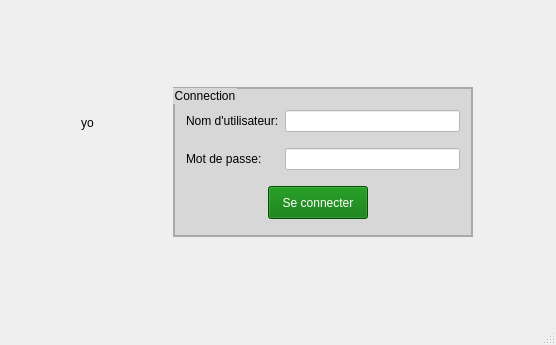
<?xml version="1.0" encoding="UTF-8"?>
<ui version="4.0">
 <class>MainWindow</class>
 <widget class="QMainWindow" name="MainWindow">
  <property name="geometry">
   <rect>
    <x>0</x>
    <y>0</y>
    <width>556</width>
    <height>345</height>
   </rect>
  </property>
  <property name="minimumSize">
   <size>
    <width>556</width>
    <height>345</height>
   </size>
  </property>
  <property name="maximumSize">
   <size>
    <width>556</width>
    <height>345</height>
   </size>
  </property>
  <property name="cursor">
   <cursorShape>IBeamCursor</cursorShape>
  </property>
  <property name="windowTitle">
   <string>Login</string>
  </property>
  <property name="styleSheet">
   <string notr="true">QMainWindow{
	background-image: url(:/img/img/hero-background-15.jpg);
}</string>
  </property>
  <widget class="QWidget" name="centralWidget">
   <layout class="QGridLayout" name="gridLayout_2">
    <item row="1" column="4" rowspan="2">
     <widget class="QGroupBox" name="groupBox">
      <property name="minimumSize">
       <size>
        <width>300</width>
        <height>150</height>
       </size>
      </property>
      <property name="maximumSize">
       <size>
        <width>300</width>
        <height>150</height>
       </size>
      </property>
      <property name="styleSheet">
       <string notr="true">QGroupBox{
	background-color: rgba(191, 191, 191, 0.5);
	color: #000;
	border: 2px solid darkgray;
}</string>
      </property>
      <property name="title">
       <string>Connection</string>
      </property>
      <layout class="QGridLayout" name="gridLayout">
       <item row="1" column="0" colspan="2">
        <widget class="QLabel" name="label_2">
         <property name="text">
          <string>Nom d'utilisateur:</string>
         </property>
        </widget>
       </item>
       <item row="3" column="0">
        <widget class="QLabel" name="label_3">
         <property name="text">
          <string>Mot de passe:</string>
         </property>
        </widget>
       </item>
       <item row="2" column="0">
        <spacer name="verticalSpacer_3">
         <property name="orientation">
          <enum>Qt::Vertical</enum>
         </property>
         <property name="sizeType">
          <enum>QSizePolicy::Fixed</enum>
         </property>
         <property name="sizeHint" stdset="0">
          <size>
           <width>20</width>
           <height>5</height>
          </size>
         </property>
        </spacer>
       </item>
       <item row="1" column="2">
        <widget class="QLineEdit" name="inpUsername">
         <property name="styleSheet">
          <string notr="true">QLineEdit{
	background-color: #fff;
	color:  #000;
}</string>
         </property>
        </widget>
       </item>
       <item row="5" column="1" colspan="2">
        <layout class="QHBoxLayout" name="horizontalLayout">
         <item>
          <widget class="QPushButton" name="pushButton">
           <property name="minimumSize">
            <size>
             <width>100</width>
             <height>30</height>
            </size>
           </property>
           <property name="maximumSize">
            <size>
             <width>100</width>
             <height>16777215</height>
            </size>
           </property>
           <property name="cursor">
            <cursorShape>PointingHandCursor</cursorShape>
           </property>
           <property name="styleSheet">
            <string notr="true">QPushButton{
	background-color: rgb(0, 113, 0);
	height: 25px;
	width: 70px;
	font: 81 italic 11pt &quot;Fira Sans Compressed ExtraBold&quot;;
	color: #fff;
}

QPushButton:pressed{
	background-color: rgb(0, 85, 0);
}</string>
           </property>
           <property name="text">
            <string>Se connecter</string>
           </property>
          </widget>
         </item>
         <item>
          <spacer name="horizontalSpacer_4">
           <property name="orientation">
            <enum>Qt::Horizontal</enum>
           </property>
           <property name="sizeHint" stdset="0">
            <size>
             <width>40</width>
             <height>20</height>
            </size>
           </property>
          </spacer>
         </item>
        </layout>
       </item>
       <item row="0" column="0">
        <spacer name="verticalSpacer_2">
         <property name="orientation">
          <enum>Qt::Vertical</enum>
         </property>
         <property name="sizeType">
          <enum>QSizePolicy::Fixed</enum>
         </property>
         <property name="sizeHint" stdset="0">
          <size>
           <width>20</width>
           <height>5</height>
          </size>
         </property>
        </spacer>
       </item>
       <item row="3" column="2">
        <widget class="QLineEdit" name="inp_password">
         <property name="styleSheet">
          <string notr="true">QLineEdit{
	background-color: #fff;
	color:  #000;
}</string>
         </property>
         <property name="echoMode">
          <enum>QLineEdit::Password</enum>
         </property>
        </widget>
       </item>
       <item row="4" column="0">
        <spacer name="verticalSpacer_5">
         <property name="orientation">
          <enum>Qt::Vertical</enum>
         </property>
         <property name="sizeType">
          <enum>QSizePolicy::Fixed</enum>
         </property>
         <property name="sizeHint" stdset="0">
          <size>
           <width>20</width>
           <height>5</height>
          </size>
         </property>
        </spacer>
       </item>
      </layout>
     </widget>
    </item>
    <item row="1" column="0">
     <spacer name="horizontalSpacer_2">
      <property name="orientation">
       <enum>Qt::Horizontal</enum>
      </property>
      <property name="sizeHint" stdset="0">
       <size>
        <width>78</width>
        <height>20</height>
       </size>
      </property>
     </spacer>
    </item>
    <item row="0" column="4">
     <spacer name="verticalSpacer_4">
      <property name="orientation">
       <enum>Qt::Vertical</enum>
      </property>
      <property name="sizeHint" stdset="0">
       <size>
        <width>20</width>
        <height>60</height>
       </size>
      </property>
     </spacer>
    </item>
    <item row="1" column="5">
     <spacer name="horizontalSpacer">
      <property name="orientation">
       <enum>Qt::Horizontal</enum>
      </property>
      <property name="sizeHint" stdset="0">
       <size>
        <width>80</width>
        <height>20</height>
       </size>
      </property>
     </spacer>
    </item>
    <item row="3" column="4">
     <spacer name="verticalSpacer">
      <property name="orientation">
       <enum>Qt::Vertical</enum>
      </property>
      <property name="sizeHint" stdset="0">
       <size>
        <width>20</width>
        <height>60</height>
       </size>
      </property>
     </spacer>
    </item>
    <item row="1" column="2">
     <spacer name="horizontalSpacer_3">
      <property name="orientation">
       <enum>Qt::Horizontal</enum>
      </property>
      <property name="sizeHint" stdset="0">
       <size>
        <width>80</width>
        <height>20</height>
       </size>
      </property>
     </spacer>
    </item>
    <item row="1" column="1">
     <widget class="QLabel" name="label_pic">
      <property name="text">
       <string>yo</string>
      </property>
     </widget>
    </item>
   </layout>
  </widget>
  <widget class="QStatusBar" name="statusBar"/>
 </widget>
 <layoutdefault spacing="6" margin="11"/>
 <resources/>
 <connections/>
</ui>
